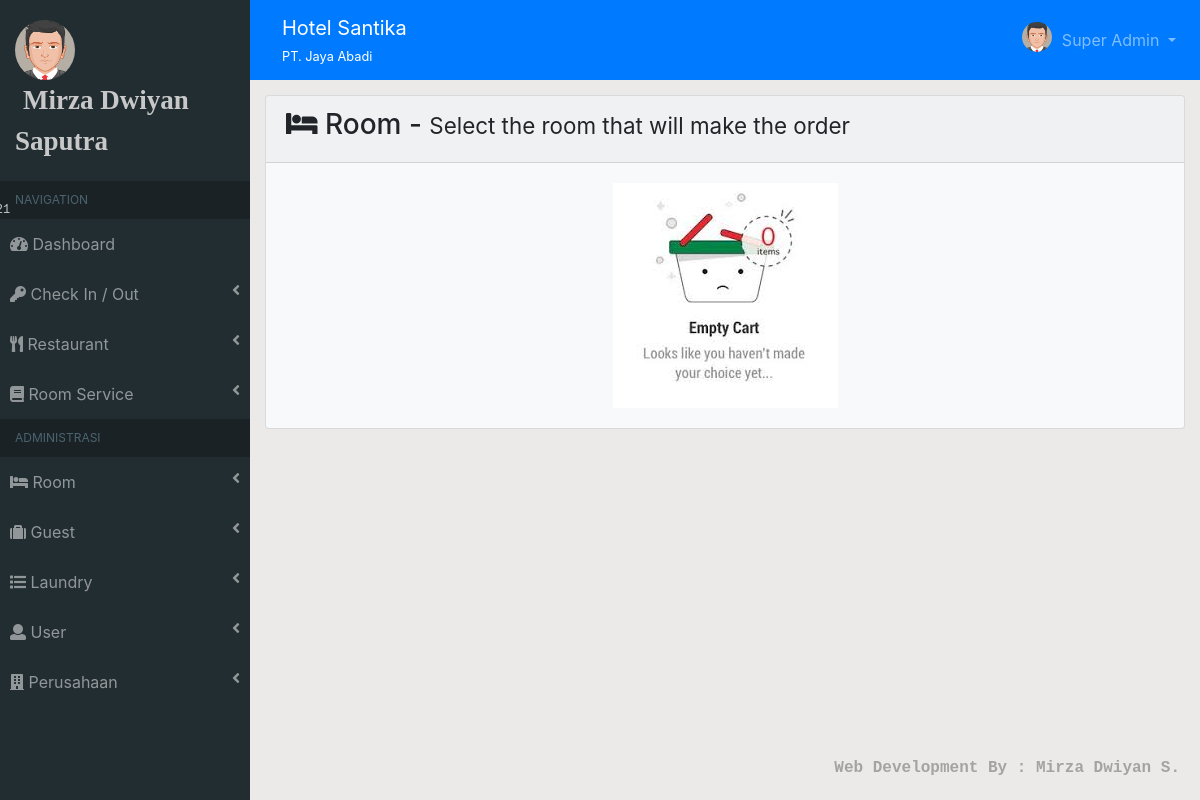
/?module=tambah_pesanan (signed in), run on an earlier commit of the app's database.
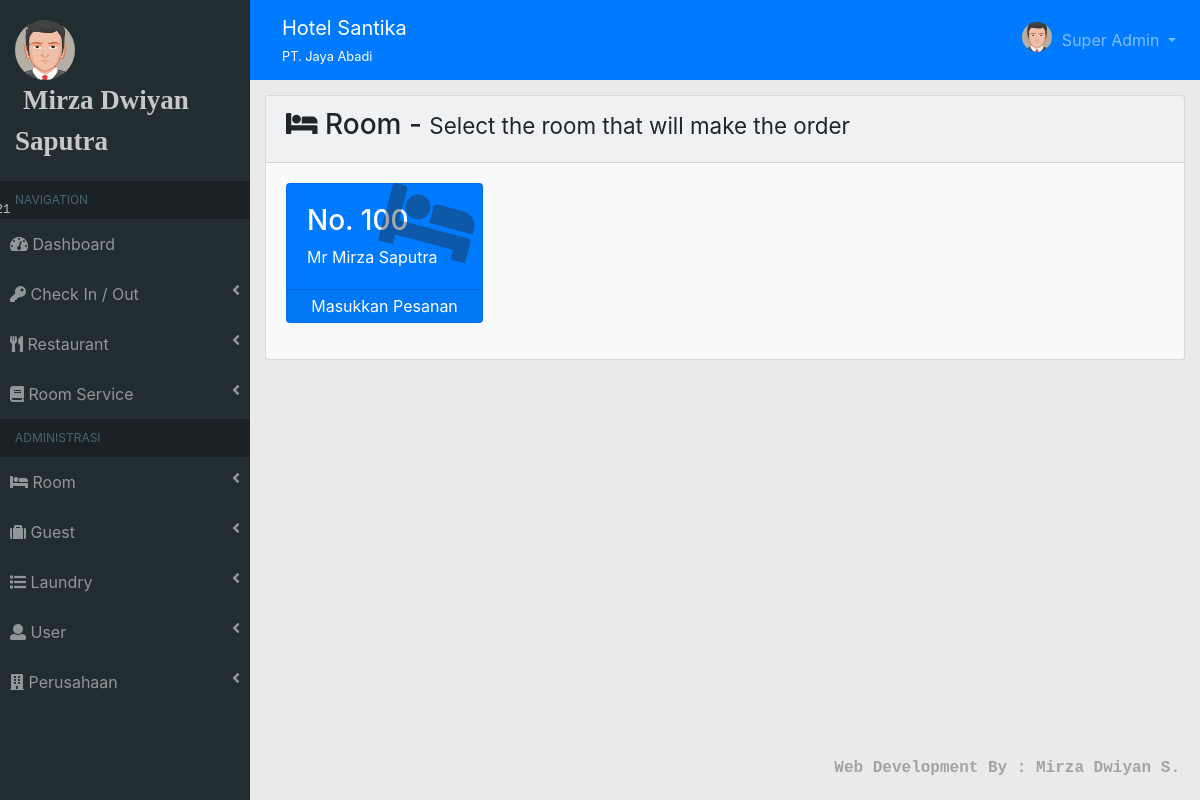
And on a later commit of the database.
### tables this page shows
CREATE TABLE `transaksi_kamar` (
  `id_transaksi_kamar` varchar(11) NOT NULL,
  `no_invoice` varchar(20) NOT NULL,
  `tanggal` date NOT NULL,
  `id_tamu` varchar(11) NOT NULL,
  `id_kamar` int(11) DEFAULT NULL,
  `jumlah_dewasa` varchar(10) DEFAULT NULL,
  `jumlah_anak` varchar(10) DEFAULT NULL,
  `tgl_checkin` date NOT NULL,
  `waktu_checkin` varchar(20) NOT NULL,
  `tgl_checkout` date NOT NULL,
  `waktu_checkout` varchar(20) NOT NULL,
  `total_biaya_kamar` varchar(20) NOT NULL,
  `bayar` varchar(30) NOT NULL,
  `diskon` int(11) NOT NULL,
  `deposit` varchar(20) NOT NULL,
  `surcharge` varchar(30) NOT NULL,
  `metode_pembayaran` varchar(100) NOT NULL,
  `status` varchar(50) NOT NULL
);

CREATE TABLE `kamar` (
  `id_kamar` int(11) NOT NULL,
  `no_kamar` varchar(50) NOT NULL,
  `id_tipe_kamar` varchar(11) NOT NULL,
  `max_dewasa` varchar(10) NOT NULL,
  `max_anak` varchar(10) NOT NULL,
  `status` varchar(50) NOT NULL
);

CREATE TABLE `tamu` (
  `id_tamu` varchar(11) NOT NULL,
  `prefix` char(20) NOT NULL,
  `nama_depan` varchar(100) NOT NULL,
  `nama_belakang` varchar(100) NOT NULL,
  `tipe_identitas` varchar(50) NOT NULL,
  `no_identitas` varchar(30) NOT NULL,
  `warga_negara` varchar(30) NOT NULL,
  `jalan` varchar(50) NOT NULL,
  `no_jalan` varchar(10) NOT NULL,
  `kabupaten` char(50) NOT NULL,
  `provinsi` char(50) NOT NULL,
  `no_telp` varchar(30) NOT NULL
);

### template/module/tambah_pesanan.php (the view, shortened to what this page needs)
<?php
$query = mysqli_query($conn, "SELECT transaksi_kamar.*, tamu.*, kamar.* FROM transaksi_kamar, tamu, kamar WHERE tamu.id_tamu=transaksi_kamar.id_tamu && kamar.id_kamar=transaksi_kamar.id_kamar && transaksi_kamar.status='check in'");
?>
<div class="container-fluid">
    <div class="card bg-light">
        <div class="card-header"><h3><i class="fas fa-bed"></i> Room - <span class="small">Select the room that will make the order</span></h3></div>
        <div class="card-body">
            <?php if(mysqli_num_rows($query) > 0){ ?>
            <div class="row">
                <?php foreach($query as $i) : ?>
                    <div class="col-md-3 col-sm-6 col-xs-12 mb-3    ">
                        <div class="card bg-primary">
                            <div class="card-body-icon"><i class="fas fa-bed"></i></div>
                            <div class="card-body text-white">
                                <h3>No. <?=$i['no_kamar'];?></h3>
                                <span><?=$i['prefix'] . ' ' . $i['nama_depan'] . ' ' . $i['nama_belakang'];?></span>
                            </div>
                            <a href="" value="<?=$i['id_transaksi_kamar'];?>" class="card-footer clearfix z-1 p-1 text-center text-white pelanggan">Masukkan Pesanan</a>
                        </div>
                    </div>
                <?php endforeach;?>
            </div>
            <?php } else { ?>
                <center><img src="assets/img/empty_cart.jpg" alt=""></center>
            <?php } ?>
        </div>
    </div>
</div>

What changed in the data, as far as the page shows it:
now on this page (row edited): transaksi_kamar: id_kamar.no_kamar "100", id_tamu.prefix "Mr", id_tamu.nama_depan "Mirza", id_tamu.nama_belakang "Saputra"
